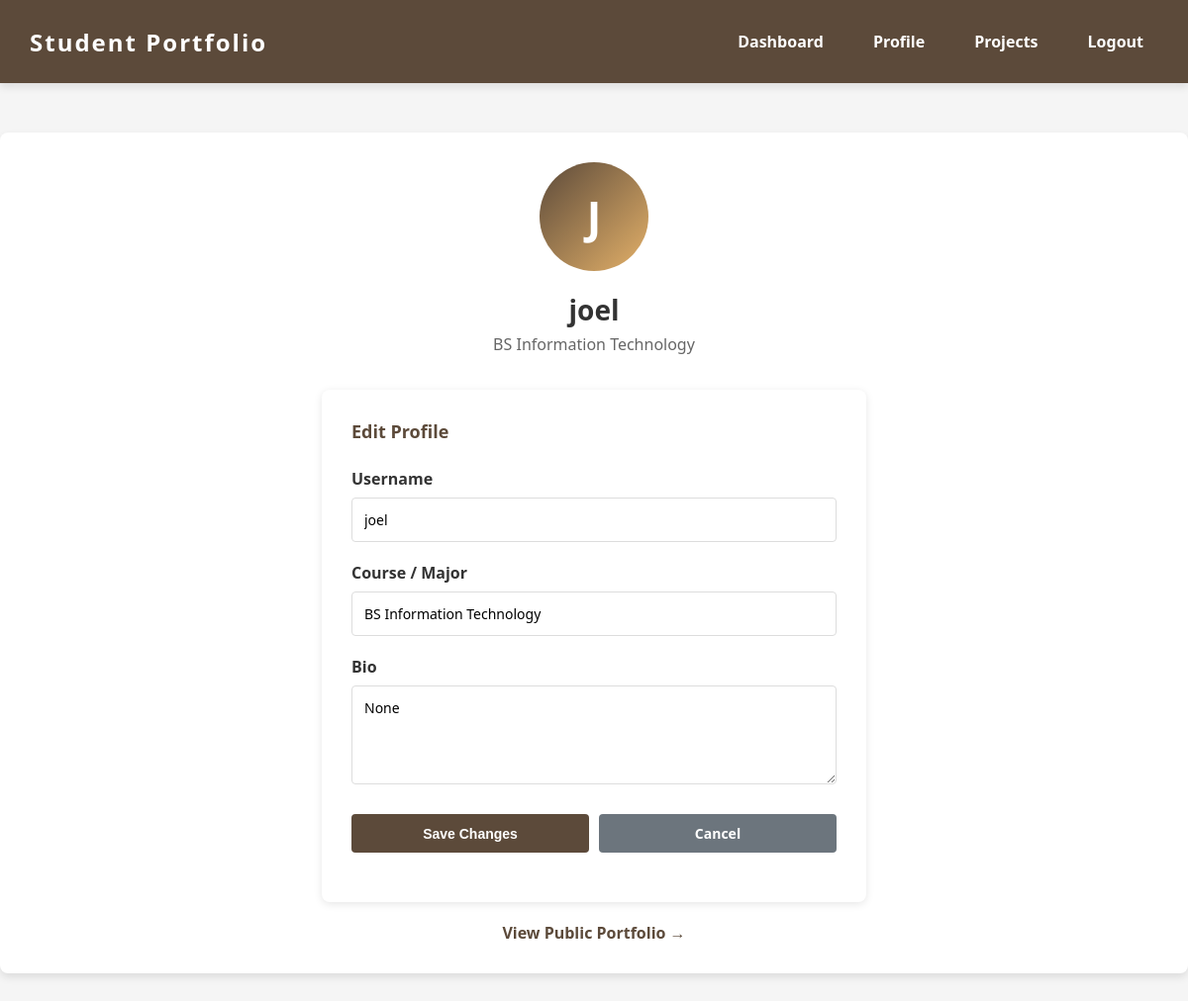
The app's page /profile (signed in), older data.
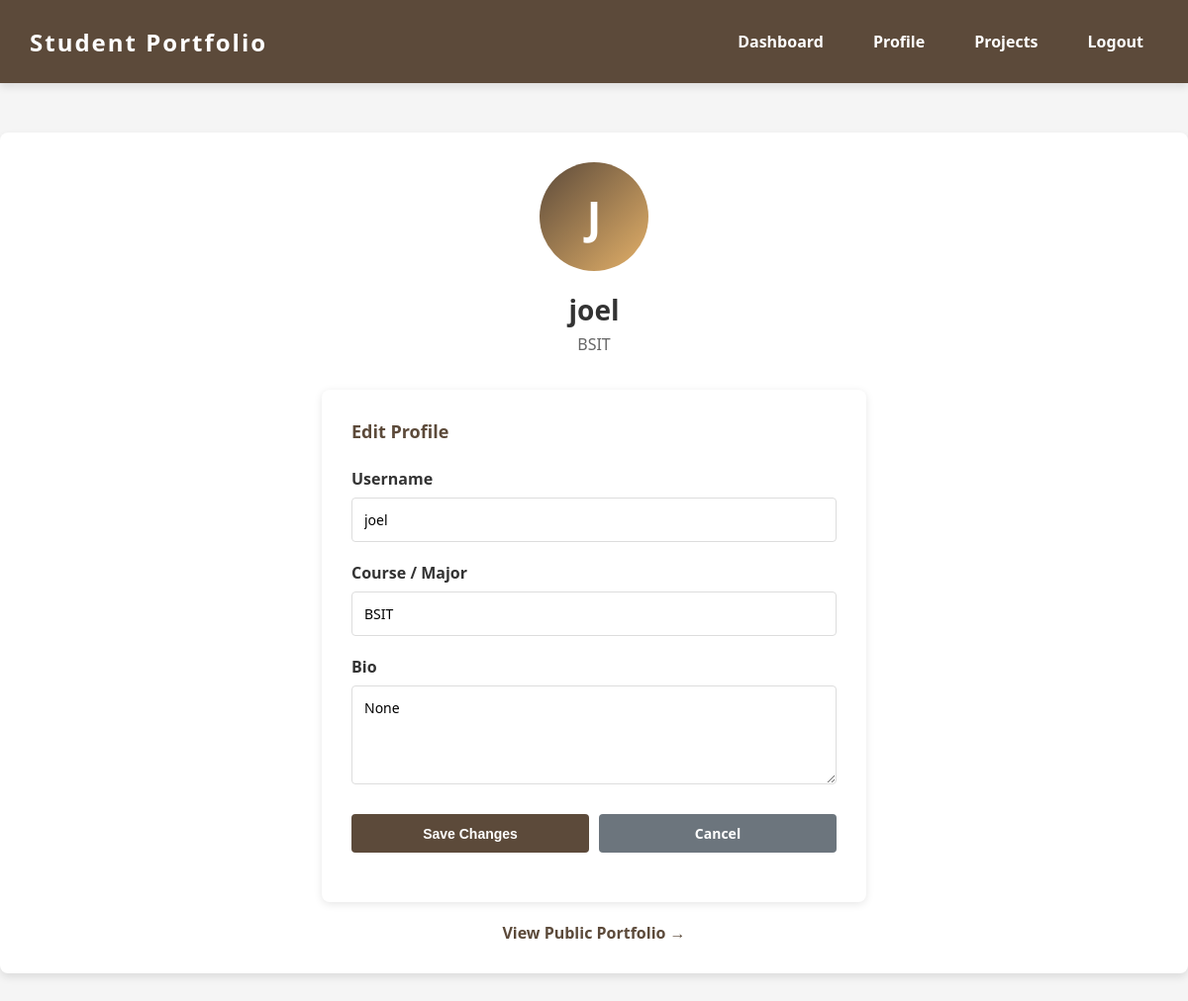
The same page, newer data.
### app.py (models this page shows)
class User(db.Model, UserMixin):
    id = db.Column(db.Integer, primary_key=True)
    username = db.Column(db.String(150), nullable=False, unique=True)
    email = db.Column(db.String(150), unique=True, nullable=False)
    password = db.Column(db.String(200), nullable=False)
    course = db.Column(db.String(100))
    bio = db.Column(db.Text)
    is_admin = db.Column(db.Boolean, default=False)

### app.py (the view, shortened to what this page needs)
@app.route('/profile', methods=['GET', 'POST'])
@login_required
def profile():
    return render_template('profile.html')

### app.py (called while the page is built)
@login_manager.user_loader
def load_user(user_id):
    return User.query.get(int(user_id))

### templates/profile.html
{% extends "layout.html" %} {% block title %}Profile{% endblock %} {% block
content %}
<div style="max-width: 550px; margin: 0 auto; padding: 0 20px;">
  <div style="text-align: center; margin-bottom: 35px;">
    <div class="profile-avatar" style="width: 110px; height: 110px; margin: 0 auto 20px; background: linear-gradient(135deg, #5c4a3a 0%, #e4b169 100%); display: flex; align-items: center; justify-content: center; color: white; font-size: 44px; font-weight: bold; border-radius: 50%;">
      {{ current_user.username[0].upper() }}
    </div>
    <h2 style="margin: 0 0 5px 0; color: #333;">{{ current_user.username }}</h2>
    <p class="profile-bio" style="margin: 0; color: #666;">{{ current_user.course or 'Student' }}</p>
  </div>
  <div style="background: white; padding: 30px; border-radius: 8px; box-shadow: 0 2px 8px rgba(0,0,0,0.1); margin-bottom: 20px;">
    <h3 style="margin-top: 0; margin-bottom: 25px; color: #5c4a3a; font-size: 18px;">Edit Profile</h3>
    <form method="POST">
      <div class="form-group">
        <label for="username">Username</label>
        <input
          type="text"
          id="username"
          name="username"
          value="{{ current_user.username }}"
          required
        />
      </div>
      <div class="form-group">
        <label for="course">Course / Major</label>
        <input
          type="text"
          id="course"
          name="course"
          value="{{ current_user.course or '' }}"
          placeholder="e.g., Computer Science"
        />
      </div>
      <div class="form-group">
        <label for="bio">Bio</label>
        <textarea
          id="bio"
          name="bio"
          placeholder="Tell us about yourself..."
          style="min-height: 100px; resize: vertical;"
        >{{ current_user.bio }}</textarea>
      </div>
      <div style="display: flex; gap: 10px; margin-top: 25px;">
        <button type="submit" class="btn btn-primary" style="flex: 1;">Save Changes</button>
        <a href="{{ url_for('dashboard') }}" class="btn btn-primary" style="background-color: #6c757d; flex: 1; text-align: center;">Cancel</a>
      </div>
    </form>
  </div>
  <div style="text-align: center;">
    <p class="text-muted" style="margin: 0;">
      <a href="{{ url_for('public_portfolio', username=current_user.username) }}" target="_blank" class="text-primary" style="font-weight: 600;">View Public Portfolio →</a>
    </p>
  </div>
</div>
{% endblock %}

Row changes from the older to the newer data that the page shows:
changed User "joel": course "BS Information Technology" → "BSIT"
